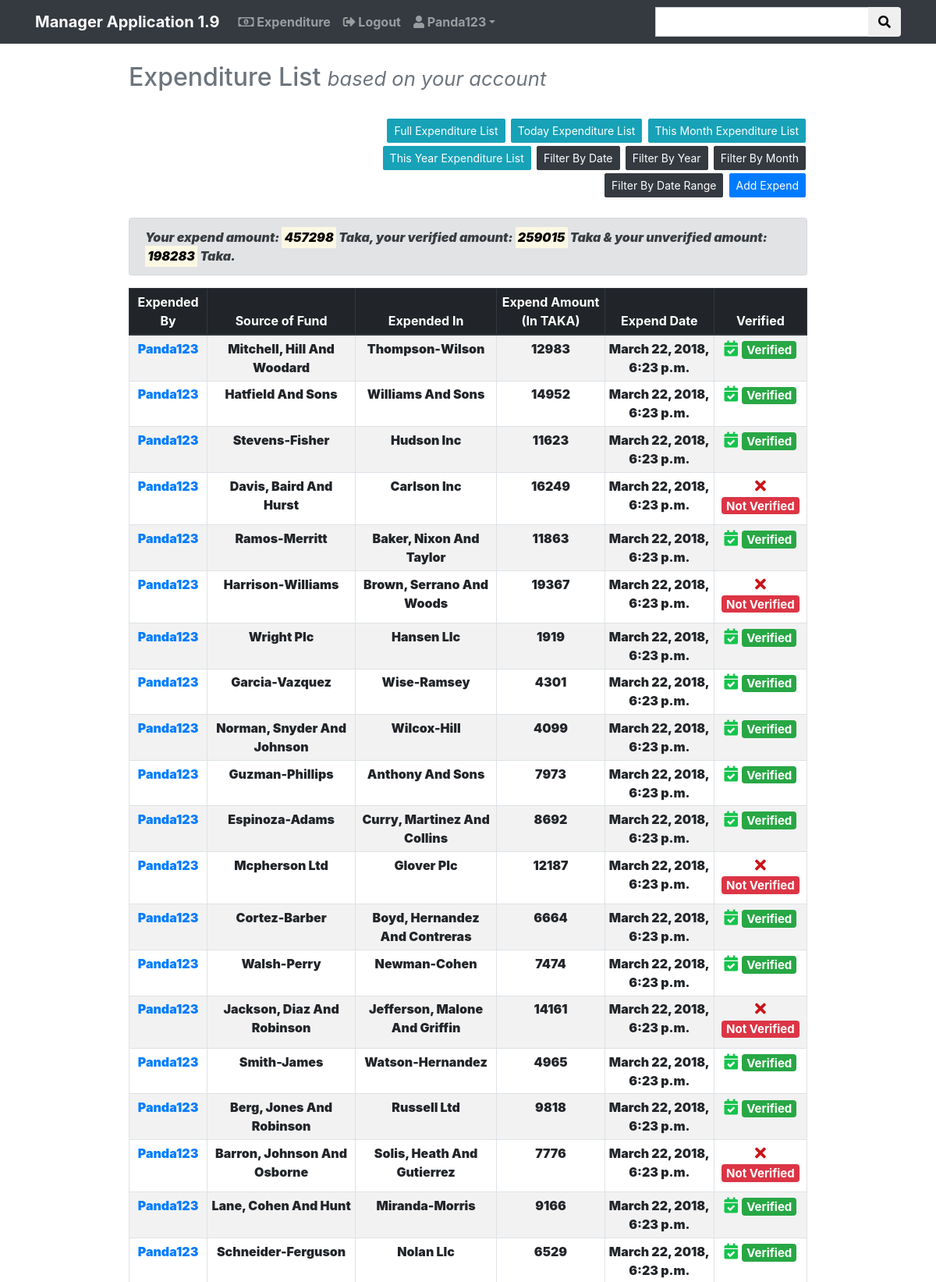
Page /expenditure/ (signed in, upper part) on the committed database.
### expend/models.py (models this page shows, shortened)
class Expend(models.Model):
    select = (
        ('yes', 'yes'),
        ('no', 'no')
    )
    by_user = models.CharField(max_length=255, blank=False, unique=False, null=True)
    added_date = models.DateTimeField(auto_now_add=True)
    updated_date = models.DateTimeField(auto_now=True)
    source_fund = models.CharField(max_length=255)
    source_amount = models.PositiveIntegerField()
    expend_in = models.CharField(max_length=255)
    expend_amount = models.PositiveIntegerField()
    description = models.TextField(blank=True)
    verified = models.CharField(choices=select, max_length=255, default='no')
    def get_absolute_url(self):
        return reverse('expenditure:expend_detail', kwargs={'pk': self.pk})

### expend/views.py (the view)
# urls.py: path('', login_required(views.ExpendListView.as_view()),
class ExpendListView(ListView):
    model = models.Expend
    template_name = 'expend/expend_list.html'
    ordering = ['-added_date']
    context_object_name = 'filter_date'
    def get_context_data(self, **kwargs):
        context = super().get_context_data(**kwargs)
        context['filter_date_user'] = models.Expend.objects.filter(
            by_user__exact=self.request.user.username).order_by('-added_date')
        context['sum_user_expend_amount'] = models.Expend.objects.filter(
            by_user__exact=self.request.user.username).aggregate(
            Sum('expend_amount')).get('expend_amount__sum', 0.00)
        context['sum_user_expend_amount_verified'] = models.Expend.objects.filter(
            by_user__exact=self.request.user.username,
            verified__exact='yes').aggregate(Sum('expend_amount')).get('expend_amount__sum', 0.00)
        context['sum_user_expend_amount_unverified'] = models.Expend.objects.filter(
            by_user__exact=self.request.user.username,
            verified__exact='no').aggregate(
            Sum('expend_amount')).get('expend_amount__sum', 0.00)
        context['sum_expend_amount'] = models.Expend.objects.aggregate(Sum('expend_amount')).get('expend_amount__sum', 0.00)
        context['sum_expend_amount_verified'] = models.Expend.objects.filter(verified__exact='yes').aggregate(
            Sum('expend_amount')).get('expend_amount__sum', 0.00)
        context['sum_expend_amount_unverified'] = models.Expend.objects.filter(verified__exact='no').aggregate(
            Sum('expend_amount')).get('expend_amount__sum', 0.00)
        return context

### expend/templates/expend/expend_list.html (shortened to what this page needs)
{% extends 'base.html' %}
{% block content %}
{% now "Y" as current_year %}
{% now "m" as current_month %}
<div class="container-fluid">
    <div class="row justify-content-center">
        <div class="col-md-9">
            <h2 class="text-muted">Expenditure List {% if filter_by_time %}<small><mark>{{ filter_by_time }}</mark></small>{% endif %} <small class="d-print-none"><i>based on your account</i></small></h2>
            <br>
            <div class="row">
                {% if form %}
                {% load bootstrap4 %}
                {% endif %}
                <div class="col-md-8 ml-auto text-right">
                    <a type="submit" class="btn btn-sm btn-info d-print-none btn-mar" href="{% url 'expenditure:expend' %}">Full Expenditure List</a>
                    <a type="submit" class="btn btn-sm btn-info d-print-none btn-mar" href="{% url 'expenditure:expend_by_today' %}">Today Expenditure List</a>
                    <a type="submit" class="btn btn-sm btn-info d-print-none btn-mar" href="{% url 'expenditure:expend_by_month' year=current_year month=current_month %}">This Month Expenditure List</a>
                    <a type="submit" class="btn btn-sm btn-info d-print-none btn-mar" href="{% url 'expenditure:expend_by_year' year=current_year %}">This Year Expenditure List</a>
                    <a type="submit" class="btn btn-sm btn-dark d-print-none btn-mar" href="{% url 'expenditure:expend_filter_date' %}">Filter By Date</a>
                    <a type="submit" class="btn btn-sm btn-dark d-print-none btn-mar" href="{% url 'expenditure:expend_filter_year' %}">Filter By Year</a>
                    <a type="submit" class="btn btn-sm btn-dark d-print-none btn-mar" href="{% url 'expenditure:expend_filter_month' %}">Filter By Month</a>
                    <a type="submit" class="btn btn-sm btn-dark d-print-none btn-mar" href="{% url 'expenditure:expend_filter_range' %}">Filter By Date Range</a>
                    <a type="submit" class="btn btn-sm btn-primary d-print-none btn-mar" href="{% url 'expenditure:expend_create' %}">Add Expend</a>
                </div>
            </div>
            <br>
            <div class="alert alert-secondary">
                {% if request.user.is_authenticated and request.user.is_superuser %}
                <i><b>Your expend amount: <mark>{{ sum_user_expend_amount }}</mark> Taka &
                    Full expend amount: <mark>{{ sum_expend_amount }}</mark> Taka,
                    your verified amount: <mark>{{ sum_user_expend_amount_verified }}</mark> Taka,
                    your unverified amount: <mark>{{ sum_user_expend_amount_unverified }}</mark> Taka &
                    full verified amount: <mark>{{ sum_expend_amount_verified }}</mark> Taka,
                    full unverified amount: <mark>{{ sum_expend_amount_unverified }}</mark> Taka.</b></i>
                {% else %}
                    <i><b>Your expend amount: <mark>{{ sum_user_expend_amount }}</mark> Taka,
                        your verified amount: <mark>{{ sum_user_expend_amount_verified }}</mark> Taka &
                        your unverified amount: <mark>{{ sum_user_expend_amount_unverified }}</mark> Taka.</b></i>
                {% endif %}
            </div>
            <table class="table table-striped table-hover table-responsive-xl table-responsive-lg table-responsive-md table-responsive-sm table-bordered table-sm text-center">
                {% if request.user.is_authenticated and request.user.is_superuser %}
                <thead class="thead-dark">
                    <tr>
                        <th>Expended By</th>
                        <th>Source of Fund</th>
                        <th>Expended In</th>
                        <th>Expend Amount (In TAKA)</th>
                        <th>Expend Date</th>
                        <th class="d-print-none">Action</th>
                        <th>Verified</th>
                    </tr>
                </thead>
                {% else %}
                <thead class="thead-dark">
                    <tr>
                        <th>Expended By</th>
                        <th>Source of Fund</th>
                        <th>Expended In</th>
                        <th>Expend Amount (In TAKA)</th>
                        <th>Expend Date</th>
                        <th>Verified</th>
                    </tr>
                </thead>
                {% endif %}
                {% if request.user.is_authenticated and request.user.is_superuser %}
                {% for expend in filter_date %}
                    <tr>
                        <td><a href="{{ expend.get_absolute_url }}">{{ expend.by_user|title }}</a></td>
                        <td>{{ expend.source_fund|title }}</td>
                        <td>{{ expend.expend_in|title }}</td>
                        <td>{{ expend.expend_amount }}</td>
                        <td>{{ expend.added_date }}</td>
                        <td class="d-print-none"><a class="btn btn-sm btn-outline-danger" href="{% url 'expenditure:expend_delete' pk=expend.pk %}">Delete</a></td>
                        <th>{% if expend.verified == 'no' %}<h5><i class="fas fa-times d-print-none" style="color:#c91218"></i> <span class="badge badge-danger">Not Verified</span></h5>
                            {% else %}<h5><i class="fas fa-calendar-check d-print-none" style="color:#13c44b"></i> <span class="badge badge-success">Verified</span></h5>{% endif %}</th>
                    </tr>
                {% endfor %}
                {% else %}
                {% for expend in filter_date_user %}
                    <tr>
                        <td><a href="{{ expend.get_absolute_url }}">{{ expend.by_user|title }}</a></td>
                        <td>{{ expend.source_fund|title }}</td>
                        <td>{{ expend.expend_in|title }}</td>
                        <td>{{ expend.expend_amount }}</td>
                        <td>{{ expend.added_date }}</td>
                        <th>{% if expend.verified == 'no' %}<h5><i class="fas fa-times d-print-none" style="color:#c91218"></i> <span class="badge badge-danger">Not Verified</span></h5>
                            {% else %}<h5><i class="fas fa-calendar-check d-print-none" style="color:#13c44b"></i> <span class="badge badge-success">Verified</span></h5>{% endif %}</th>
                    </tr>
                {% endfor %}
                {% endif %}
            </table>
        </div>
    </div>
</div>
{% endblock %}

### templates/base.html (shortened to what this page needs)
<!DOCTYPE html>
{% load staticfiles %}
<html lang="en">
<head>
    <link rel="stylesheet" href="https://use.fontawesome.com/releases/v5.0.8/css/all.css">
    <link rel="stylesheet" href="https://maxcdn.bootstrapcdn.com/bootstrap/4.0.0/css/bootstrap.min.css">
</head>
<body>
    <nav class="navbar navbar-expand-sm navbar-dark bg-dark">
        <div class="container">
            <a class="navbar-brand" href="{% url 'account:home' %}"><b>Manager Application 1.9</b></a>
            <div class="collapse navbar-collapse" id="navbarNavDropdown">
                <ul class="navbar-nav mr-auto">
                    {% if request.user.is_authenticated %}
                        <li class="nav-item">
                            <b><a class="nav-link" href="{% url 'expenditure:expend' %}"><i class="far fa-money-bill-alt"></i> Expenditure</a></b>
                        </li>
                        <li class="nav-item">
                            <b><a class="nav-link" href="{% url 'account:logout' %}"><i class="fas fa-sign-out-alt"></i> Logout</a></b>
                        </li>
                        <li class="nav-item dropdown">
                            <a  class="nav-link dropdown-toggle" id="navbarDropdownMenuLink" data-toggle="dropdown" aria-haspopup="true" aria-expanded="false" href="#"><b><i class="fas fa-user"></i> {{ request.user.username|title }}<b></a>
                        </li>
                    {% else %}
                        <li class="nav-item">
                            <b><a class="nav-link" href="{% url 'account:login' %}">Login</a></b>
                        </li>
                    {% endif %}
                </ul>
                <form method="get" class="form-inline" action="{% url 'expenditure:search' %}">
                    <div class="input-group">
                      <input type="text" class="form-control" name="search" value="{{ query_string }}">
                      <div class="input-group-append">
                        <button class="btn" type="submit"><i class="fas fa-search"></i></button>
                      </div>
                    </div>
                </form>
            </div>
        </div>
    </nav>
{% block header %}
<br/>
{% endblock %}
{% block content %}{% endblock %}
{% block footer %}
<br/>
{% endblock %}
</body>
</html>

### templates/base.html (style rules this page uses)
.btn-mar { margin:2px;border-radius:2px; }
.form-control { border-radius:0px; }

### rows in the picture
Expend: by_user "Panda123", source_fund "Mitchell, Hill And Woodard", expend_in "Thompson-Wilson", expend_amount "12983", added_date "March 22, 2018, 6:23 p.m.", verified "yes" (drawn)
Expend: by_user "Panda123", source_fund "Hatfield And Sons", expend_in "Williams And Sons", expend_amount "14952", added_date "March 22, 2018, 6:23 p.m.", verified "yes" (drawn)
Expend: by_user "Panda123", source_fund "Stevens-Fisher", expend_in "Hudson Inc", expend_amount "11623", added_date "March 22, 2018, 6:23 p.m.", verified "yes" (drawn)
Expend: by_user "Panda123", source_fund "Davis, Baird And Hurst", expend_in "Carlson Inc", expend_amount "16249", added_date "March 22, 2018, 6:23 p.m.", verified "no" (drawn)
Expend: by_user "Panda123", source_fund "Ramos-Merritt", expend_in "Baker, Nixon And Taylor", expend_amount "11863", added_date "March 22, 2018, 6:23 p.m.", verified "yes" (drawn)
Expend: by_user "Panda123", source_fund "Harrison-Williams", expend_in "Brown, Serrano And Woods", expend_amount "19367", added_date "March 22, 2018, 6:23 p.m.", verified "no" (drawn)
Expend: by_user "Panda123", source_fund "Wright Plc", expend_in "Hansen Llc", expend_amount "1919", added_date "March 22, 2018, 6:23 p.m.", verified "yes" (drawn)
Expend: by_user "Panda123", source_fund "Garcia-Vazquez", expend_in "Wise-Ramsey", expend_amount "4301", added_date "March 22, 2018, 6:23 p.m.", verified "yes" (drawn)
Expend: by_user "Panda123", source_fund "Norman, Snyder And Johnson", expend_in "Wilcox-Hill", expend_amount "4099", added_date "March 22, 2018, 6:23 p.m.", verified "yes" (drawn)
Expend: by_user "Panda123", source_fund "Guzman-Phillips", expend_in "Anthony And Sons", expend_amount "7973", added_date "March 22, 2018, 6:23 p.m.", verified "yes" (drawn)
Expend: by_user "Panda123", source_fund "Espinoza-Adams", expend_in "Curry, Martinez And Collins", expend_amount "8692", added_date "March 22, 2018, 6:23 p.m.", verified "yes" (drawn)
Expend: by_user "Panda123", source_fund "Mcpherson Ltd", expend_in "Glover Plc", expend_amount "12187", added_date "March 22, 2018, 6:23 p.m.", verified "no" (drawn)
Expend: by_user "Panda123", source_fund "Cortez-Barber", expend_in "Boyd, Hernandez And Contreras", expend_amount "6664", added_date "March 22, 2018, 6:23 p.m.", verified "yes" (drawn)
Expend: by_user "Panda123", source_fund "Walsh-Perry", expend_in "Newman-Cohen", expend_amount "7474", added_date "March 22, 2018, 6:23 p.m.", verified "yes" (drawn)
Expend: by_user "Panda123", source_fund "Jackson, Diaz And Robinson", expend_in "Jefferson, Malone And Griffin", expend_amount "14161", added_date "March 22, 2018, 6:23 p.m.", verified "no" (drawn)
Expend: by_user "Panda123", source_fund "Smith-James", expend_in "Watson-Hernandez", expend_amount "4965", added_date "March 22, 2018, 6:23 p.m.", verified "yes" (drawn)
Expend: by_user "Panda123", source_fund "Berg, Jones And Robinson", expend_in "Russell Ltd", expend_amount "9818", added_date "March 22, 2018, 6:23 p.m.", verified "yes" (drawn)
Expend: by_user "Panda123", source_fund "Barron, Johnson And Osborne", expend_in "Solis, Heath And Gutierrez", expend_amount "7776", added_date "March 22, 2018, 6:23 p.m.", verified "no" (drawn)
Expend: by_user "Panda123", source_fund "Lane, Cohen And Hunt", expend_in "Miranda-Morris", expend_amount "9166", added_date "March 22, 2018, 6:23 p.m.", verified "yes" (drawn)
Expend: by_user "Panda123", source_fund "Schneider-Ferguson", expend_in "Nolan Llc", expend_amount "6529", added_date "March 22, 2018, 6:23 p.m.", verified "yes" (drawn)

### other values in the picture
{{ request.user.username|title }} "Panda123"
{{ sum_user_expend_amount }} "457298"
{{ sum_user_expend_amount_verified }} "259015"
{{ sum_user_expend_amount_unverified }} "198283"
